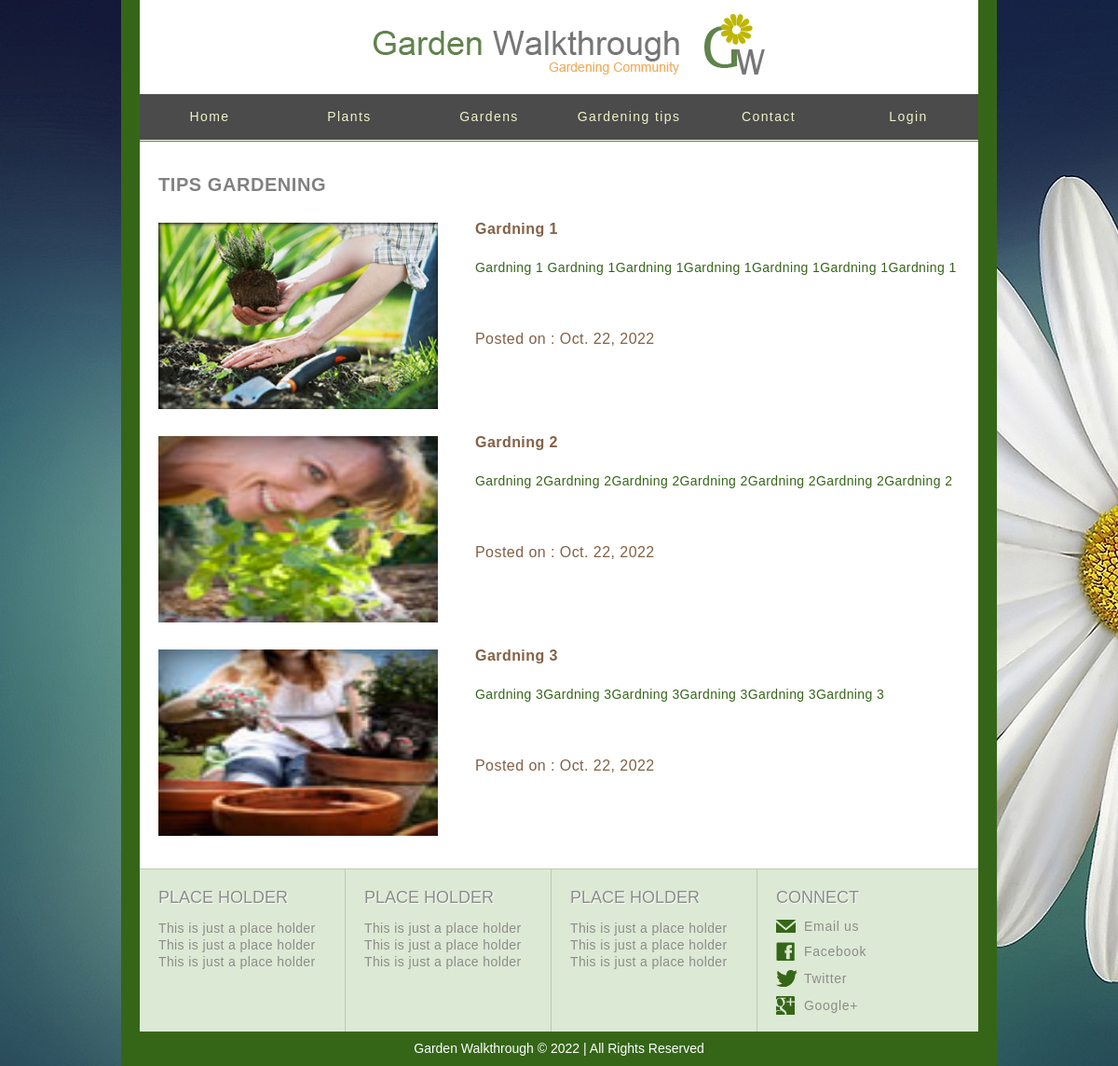
The app's page /garden_tips/, older data.
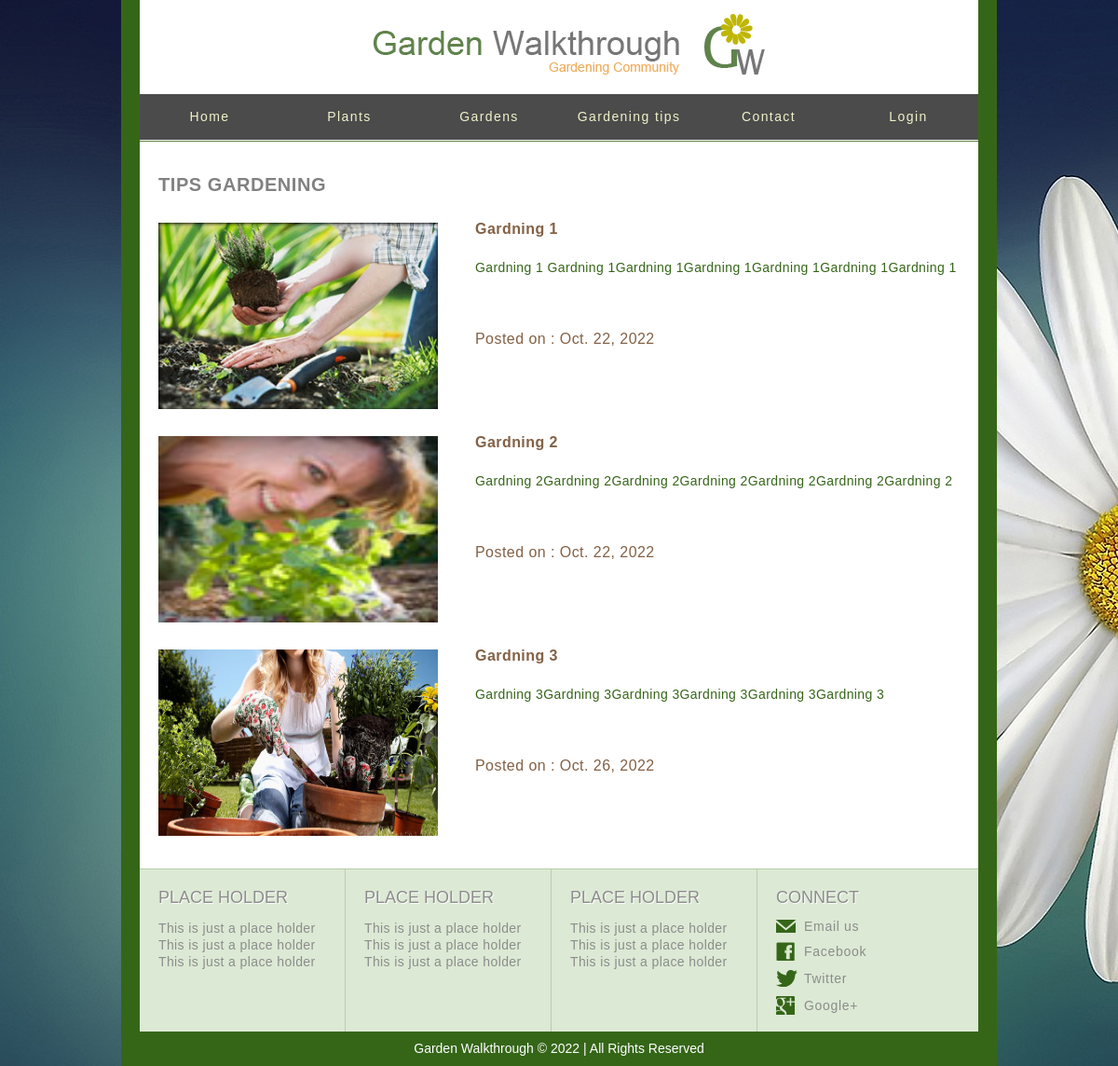
The same page, newer data.
### plants/models.py (models this page shows, shortened)
class Garden_tips(models.Model):
    title=models.CharField(max_length=30)
    image=models.ImageField()
    descreption=models.TextField()
    tips_date=models.DateField(auto_now=True)

### plants/views.py (the view)
# urls.py: path('garden_tips/', views.Garden_tips_ListView.as_view(),name='garden_tips'),
class Garden_tips_ListView(ListView):
    template_name='gardening_tips_list.html'
    model=Garden_tips
    context_object_name='Garden_tips'

### templates/gardening_tips_list.html
{% extends 'base.html' %}
{% load static %}
{% block body %}
<body>
		<div id="body">
			<div id="content">
				<h1>Tips gardening</h1>
					{% for gt in Garden_tips %}
					<ul class="section">
					<li>
						<img style="width:300px;height:200px" src="{{ gt.image.url }}" alt="Image" >
						<div>
							<a style="text-decoration:none;"  href="{% url 'plants:garden_tip' gt.id %}" ><h2>{{gt.title}}</h2></a>
							<p>
								{{gt.descreption}}
							</p>
							<p>
								<h3>Posted on : {{gt.tips_date}}</h3>
							</p>
						</div>
					</li>
				</ul>
					{% endfor %}
			</div>
		</div>
</body>
{% endblock body %}

Row changes from the older to the newer data that the page shows:
changed Garden_tips "Gardning 3": image: a different picture; tips_date "Oct. 22, 2022" → "Oct. 26, 2022"
